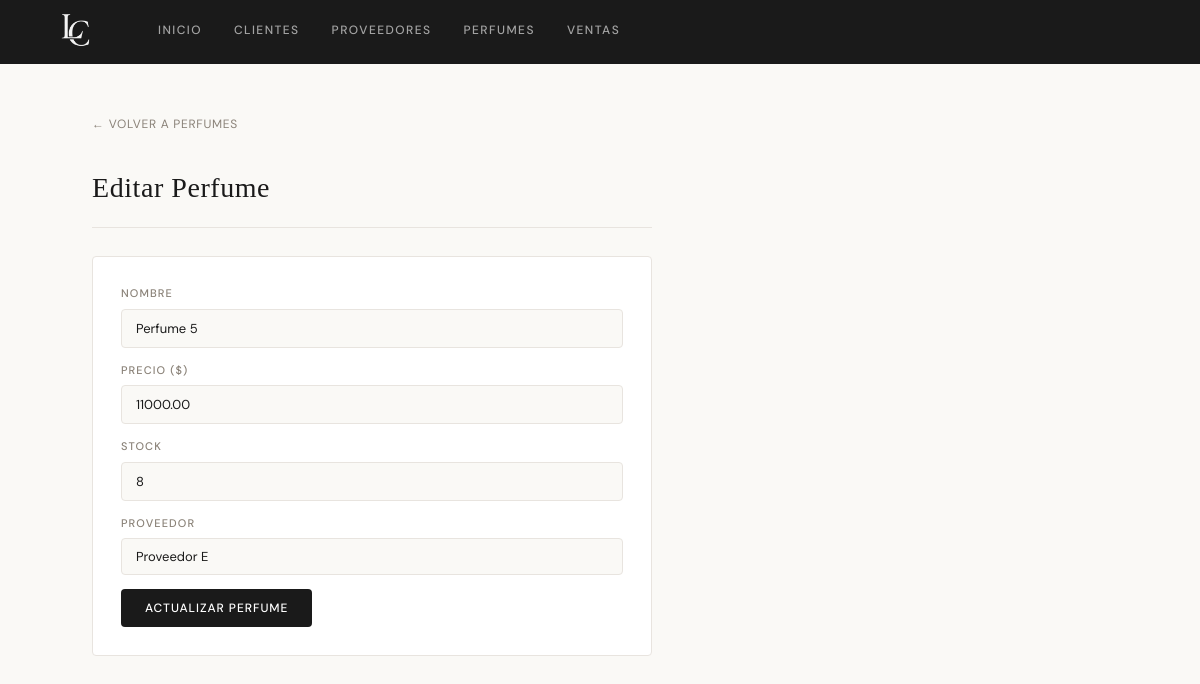
Screenshot of /editar_perfume.php?id=5 with the database file from the repository.
### tables this page shows
CREATE TABLE `perfumes` (
  `id_perfume` int(11) NOT NULL,
  `nombre_perfume` varchar(100) DEFAULT NULL,
  `precio` decimal(10,2) DEFAULT NULL,
  `stock` int(11) DEFAULT NULL,
  `id_proveedor` int(11) DEFAULT NULL
);

CREATE TABLE `proveedores` (
  `id_proveedor` int(11) NOT NULL,
  `nombre_proveedor` varchar(100) DEFAULT NULL,
  `email` varchar(100) DEFAULT NULL,
  `direccion` varchar(150) DEFAULT NULL
);

### editar_perfume.php (the view, shortened to what this page needs)
<?php include("conexion.php"); include("menu.php"); ?>
<?php
$id = (int)$_GET['id'];
$p  = $conexion->query("SELECT * FROM perfumes WHERE id_perfume=$id")->fetch_assoc();
?>
<a class="back-link" href="perfumes.php">← Volver a perfumes</a>
<div class="form-page">
    <h2>Editar Perfume</h2>
    <form method="POST">
        <div>
            <label>Nombre</label>
            <input type="text" name="nombre_perfume" value="<?= htmlspecialchars($p['nombre_perfume']) ?>" required>
        </div>
        <div>
            <label>Precio ($)</label>
            <input type="number" step="0.01" name="precio" value="<?= $p['precio'] ?>" required>
        </div>
        <div>
            <label>Stock</label>
            <input type="number" name="stock" value="<?= $p['stock'] ?>" required>
        </div>
        <div>
            <label>Proveedor</label>
            <select name="id_proveedor">
            <?php
            $res = $conexion->query("SELECT * FROM proveedores");
            while ($prov = $res->fetch_assoc()):
            ?>
                <option value="<?= $prov['id_proveedor'] ?>" <?= $prov['id_proveedor'] == $p['id_proveedor'] ? 'selected' : '' ?>>
                    <?= htmlspecialchars($prov['nombre_proveedor']) ?>
                </option>
            <?php endwhile; ?>
            </select>
        </div>
        <div>
            <button type="submit">Actualizar perfume</button>
        </div>
    </form>
</div>
</div></body></html>

### estilos.css (style rules this page uses)
:root { --bg: #FAF9F6; --surface: #FFFFFF; --border: #E8E4DF; --text: #1A1A1A; --text-muted: #8A8278; --accent: #B8966A; --accent-light: #F5EFE6; --danger: #C0392B; --radius: 4px; }
* { box-sizing: border-box; margin: 0; padding: 0; }
body { font-family: 'DM Sans', sans-serif; background: var(--bg); color: var(--text); font-size: 14px; line-height: 1.6; min-height: 100vh; }
h2 { font-family: 'Cormorant Garamond', serif; font-size: 28px; font-weight: 400; letter-spacing: 0.02em; margin-bottom: 28px; padding-bottom: 16px; border-bottom: 1px solid var(--border); color: var(--text); }
form { background: var(--surface); border: 1px solid var(--border); padding: 28px; border-radius: var(--radius); margin-bottom: 40px; display: grid; grid-template-columns: repeat(auto-fit, minmax(200px, 1fr)); gap: 14px; align-items: end; }
form label { display: block; font-size: 11px; letter-spacing: 0.1em; text-transform: uppercase; color: var(--text-muted); margin-bottom: 6px; font-weight: 500; }
input, select { width: 100%; padding: 10px 14px; border: 1px solid var(--border); border-radius: var(--radius); background: var(--bg); color: var(--text); font-family: 'DM Sans', sans-serif; font-size: 13px; transition: border-color 0.2s, box-shadow 0.2s; appearance: none; }
input::placeholder { color: var(--text-muted); }
button, .btn-primary { background: var(--text); color: white; border: none; padding: 11px 24px; border-radius: var(--radius); cursor: pointer; font-family: 'DM Sans', sans-serif; font-size: 12px; letter-spacing: 0.08em; text-transform: uppercase; font-weight: 500; transition: background 0.2s, transform 0.1s; white-space: nowrap; }
.form-page { max-width: 560px; }
.back-link { display: inline-flex; align-items: center; gap: 6px; font-size: 12px; color: var(--text-muted); text-decoration: none; letter-spacing: 0.06em; text-transform: uppercase; margin-bottom: 32px; transition: color 0.2s; }
.form-page form { grid-template-columns: 1fr; }

### rows the page displays
perfumes: nombre_perfume "Perfume 5", precio "11000.00", stock "8", id_proveedor "Proveedor E"
